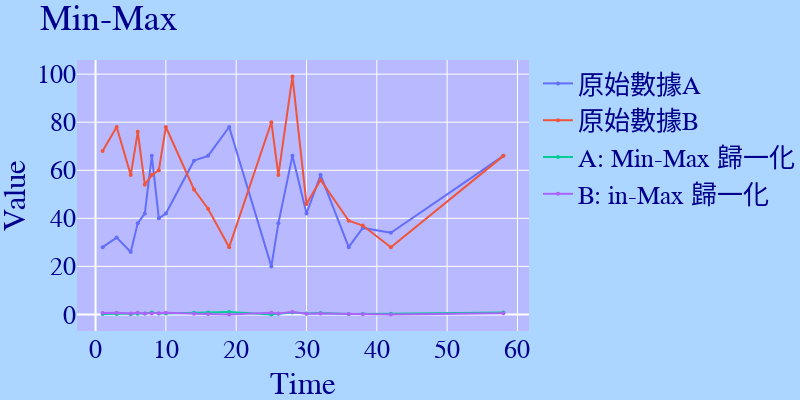

The notebook cell saved with this chart:
### Markdown cell above
## Min-Max線性歸一化

### Code cell
## 導入所需的套件
import plotly
import plotly.graph_objs as go
import math
import pandas as pd

## 建立數據集
data_a = [28,32,26,38,42,66,40,42,64,66,78,20,38,66,42,58,28,36,34,66]
data_b = [68,78,58,76,54,58,60,78,52,44,28,80,58,99,46,56,39,37,28,66]
time = [1,3,5,6,7,8,9,10,14,16,19,25,26,28,30,32,36,38,42,58]

## Min-Max 歸一化
def min_max_y(raw_data):
    
    ## 裝進標準化後的新串列
    min_max_data = []
    
    ## 進行Min-Max標準化
    for d in raw_data:
        min_max_data.append((d - min(raw_data)) / (max(raw_data) - min(raw_data)))
    
                          
    ## 回傳結果
    return min_max_data

## 繪製數據
data1 = go.Scatter(x = time, y = data_a, mode = "lines+markers", name = '原始數據A', line_width = 2, 
                   marker_size = 4)
data2 = go.Scatter(x = time, y = data_b, mode = "lines+markers", name = '原始數據B', line_width = 2, 
                   marker_size = 4)
    
data3 = go.Scatter(x = time, y = min_max_y(data_a), mode = "lines+markers", name = 'A: Min-Max 歸一化', line_width = 2, 
                   marker_size = 4)    

data4 = go.Scatter(x = time, y = min_max_y(data_b), mode = "lines+markers", name = 'B: in-Max 歸一化', line_width = 2, 
                   marker_size = 4)       
    

## 介面設定
layout = go.Layout(
    title = 'Min-Max',
    xaxis = {'title':'Time'},
    yaxis = {'title':'Value'},
    showlegend = True,
    autosize = False,
    width = 800,
    height = 400,
    margin = dict(l = 2, r = 2, b = 0, t = 60),
    plot_bgcolor = "#B9B9ff",
    paper_bgcolor = '#ACD6FF',
    font = {
        'size': 26,
        'family': 'fantasy',
        'color': 'darkblue'
    },
    
)
    
    
## 組合成Figure
figure = go.Figure(data = [data1, data2, data3, data4], layout = layout)

## 顯示圖像
figure.show()

### Figure 1 — Plotly figure (JSON) as saved in the notebook; plotly's stock layout.template omitted (floating-point values rounded to 4 significant figures)
{"data": [{"line": {"width": 2}, "marker": {"size": 4}, "mode": "lines+markers", "name": "原始數據A", "type": "scatter", "x": [1, 3, 5, 6, 7, 8, 9, 10, 14, 16, 19, 25, 26, 28, 30, 32, 36, 38, 42, 58], "y": [28, 32, 26, 38, 42, 66, 40, 42, 64, 66, 78, 20, 38, 66, 42, 58, 28, 36, 34, 66]}, {"line": {"width": 2}, "marker": {"size": 4}, "mode": "lines+markers", "name": "原始數據B", "type": "scatter", "x": [1, 3, 5, 6, 7, 8, 9, 10, 14, 16, 19, 25, 26, 28, 30, 32, 36, 38, 42, 58], "y": [68, 78, 58, 76, 54, 58, 60, 78, 52, 44, 28, 80, 58, 99, 46, 56, 39, 37, 28, 66]}, {"line": {"width": 2}, "marker": {"size": 4}, "mode": "lines+markers", "name": "A: Min-Max 歸一化", "type": "scatter", "x": [1, 3, 5, 6, 7, 8, 9, 10, 14, 16, 19, 25, 26, 28, 30, 32, 36, 38, 42, 58], "y": [0.1379, 0.2069, 0.1034, 0.3103, 0.3793, 0.7931, 0.3448, 0.3793, 0.7586, 0.7931, 1, 0, 0.3103, 0.7931, 0.3793, 0.6552, 0.1379, 0.2759, 0.2414, 0.7931]}, {"line": {"width": 2}, "marker": {"size": 4}, "mode": "lines+markers", "name": "B: in-Max 歸一化", "type": "scatter", "x": [1, 3, 5, 6, 7, 8, 9, 10, 14, 16, 19, 25, 26, 28, 30, 32, 36, 38, 42, 58], "y": [0.5634, 0.7042, 0.4225, 0.6761, 0.3662, 0.4225, 0.4507, 0.7042, 0.338, 0.2254, 0, 0.7324, 0.4225, 1, 0.2535, 0.3944, 0.1549, 0.1268, 0, 0.5352]}], "layout": {"autosize": false, "font": {"color": "darkblue", "family": "fantasy", "size": 26}, "height": 400, "margin": {"b": 0, "l": 2, "r": 2, "t": 60}, "paper_bgcolor": "#ACD6FF", "plot_bgcolor": "#B9B9ff", "showlegend": true, "title": {"text": "Min-Max"}, "width": 800, "xaxis": {"title": {"text": "Time"}}, "yaxis": {"title": {"text": "Value"}}}}
